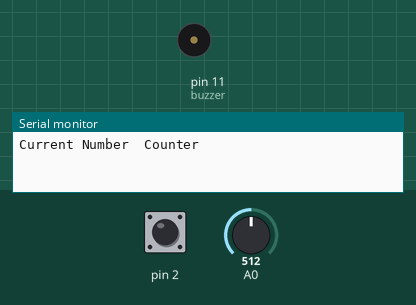
The sketch below on a simulated Arduino Uno, built with avr-gcc and run on an emulated ATmega328P. Shown: buzzer (waves = sounding), the last lines printed to the serial monitor. The inputs (shaded band) are chosen by the test bench; at power-on: pin 2 LOW, A0 = 512.

Above: at 2.2 s.
2.3 s: pin 2 driven HIGH
3.8 s: pin 2 pulsed LOW 2 times (0.12 s each, 0.3 s apart)
At 4.9 s:
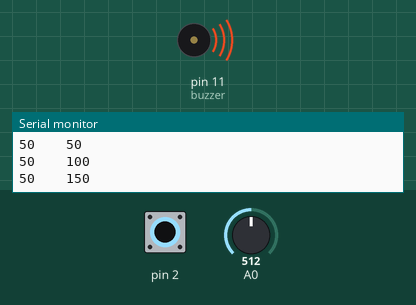
Timing chart, 0 to 13.4 s (numbered marks = the images above; inputs shaded):
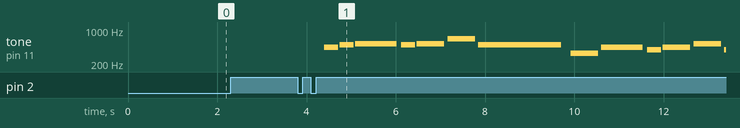

The sketch:

conunter.ino
```cpp
void sing(String, String);

void setup() {
  // put your setup code here, to run once:
  Serial.begin(9600);
  delay(1000);
  Serial.print("Current Number\tCounter\n");
}

int lower = 0, upper = 100, count, _max = 150, preSwitch=0, _switch,voltage;
String song = "671.71.3.736561.534341.31.74#4#77671.71.3.7336561.5341.71.2.3.1.1.7676b6";
String beat = "11312262312262311362312261131226113122622132215112226";

void loop() {
  _switch = digitalRead(2);
  // put your main code here, to run repeatedly:
  if((preSwitch != _switch) && (preSwitch==0)){
    voltage = analogRead(A0);
    count += (int) ((voltage)/1023.0*(upper-lower)+lower);
    Serial.print((int) ((voltage)/1023.0*(upper-lower)+lower));
    Serial.print("\t\t");
    Serial.print(count);
    Serial.print("\n");
  }
  if(count>=_max){
    sing(song,beat);
    count %= _max;
  }
  preSwitch = _switch;
  delay(100);
}

void sing(String song, String beat){
  int buzzer = 11;
  float oneBeat = 60000/87;
  int j = 0;
  delay(100);
  Serial.print('\n');
  //Serial.print(beat.length());
  Serial.print('\n');
  String note = "";
  for(int i=0;i<song.length();i++){
    if(song[i+1]=='.' || song[i+1]=='#'|| song[i+1]=='b'){
      note = song.substring(i,i+2);
      i++;
    }else{
      note = song.substring(i,i+1);
    }

    int p=0;
    if(note=="1"){
      p = 60;
    }else if(note=="2"){
      p = 62;
    }else if(note=="3"){
      p = 64;
    }else if(note=="4"){
      p = 65;
    }else if(note=="4#"){
      p = 66;
    }else if(note=="5"){
      p = 67;
    }else if(note=="6b"){
      p = 68;
    }else if(note=="6"){
      p = 69;
    }else if(note=="7"){
      p = 71;
    }else if(note=="1."){
      p = 72;
    }else if(note=="2."){
      p = 74;
    }else if(note=="3."){
      p = 76;
    }


    float duration;
    duration = oneBeat/2*(beat[j]-'0');
    /*
    Serial.print(i);
    Serial.print(" ");
    Serial.print(note);
    Serial.print(" ");
    Serial.print(j);
    Serial.print(" ");
    Serial.print(duration);
    Serial.print("\n");
    */
    tone(buzzer, int(pow(2,(p-69)/12.0)*440), long(duration*0.9));
    delay(duration);

    j++;
  }
  noTone(buzzer);
  delay(1000);
}
```

Measured:
- after the input at 3.8 s, tone on pin 11 (buzzer): plays 440 Hz for 0.31 s, 493 Hz for 0.31 s, 523 Hz for 0.93 s, 493 Hz for 0.31 s, 523 Hz for 0.62 s, 659 Hz for 0.62 s … (13 notes in this stretch), starting after 0.60 s
